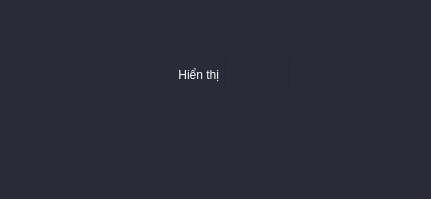
<?xml version="1.0" encoding="UTF-8"?>
<ui version="4.0">
 <class>MainWindow</class>
 <widget class="QMainWindow" name="MainWindow">
  <property name="geometry">
   <rect>
    <x>0</x>
    <y>0</y>
    <width>431</width>
    <height>199</height>
   </rect>
  </property>
  <property name="windowTitle">
   <string>MainWindow</string>
  </property>
  <property name="styleSheet">
   <string notr="true">*{background-color: rgb(41, 43, 56);}

/*CHECK BOX*/
QCheckBox{
	color: white;
}

QCheckBox::indicator{
	width:50px;
	height:50px;
	margin-left:5%;
 	margin-right:10%;
}

QCheckBox::indicator:disabled{
	image: url(:/checkbox/icons/checkbox/off.png);
}

QCheckBox::indicator:checked{
	image: url(:/checkbox/icons/checkbox/on.png);
}
QCheckBox::indicator:unchecked{
	image: url(:/checkbox/icons/checkbox/off.png);
}
</string>
  </property>
  <widget class="QWidget" name="centralwidget">
   <widget class="QCheckBox" name="checkBox">
    <property name="geometry">
     <rect>
      <x>140</x>
      <y>60</y>
      <width>150</width>
      <height>30</height>
     </rect>
    </property>
    <property name="layoutDirection">
     <enum>Qt::RightToLeft</enum>
    </property>
    <property name="text">
     <string>Hiển thị</string>
    </property>
   </widget>
  </widget>
  <widget class="QMenuBar" name="menubar">
   <property name="geometry">
    <rect>
     <x>0</x>
     <y>0</y>
     <width>431</width>
     <height>22</height>
    </rect>
   </property>
  </widget>
  <widget class="QStatusBar" name="statusbar"/>
 </widget>
 <resources>
  <include location="../files.qrc"/>
 </resources>
 <connections/>
</ui>
